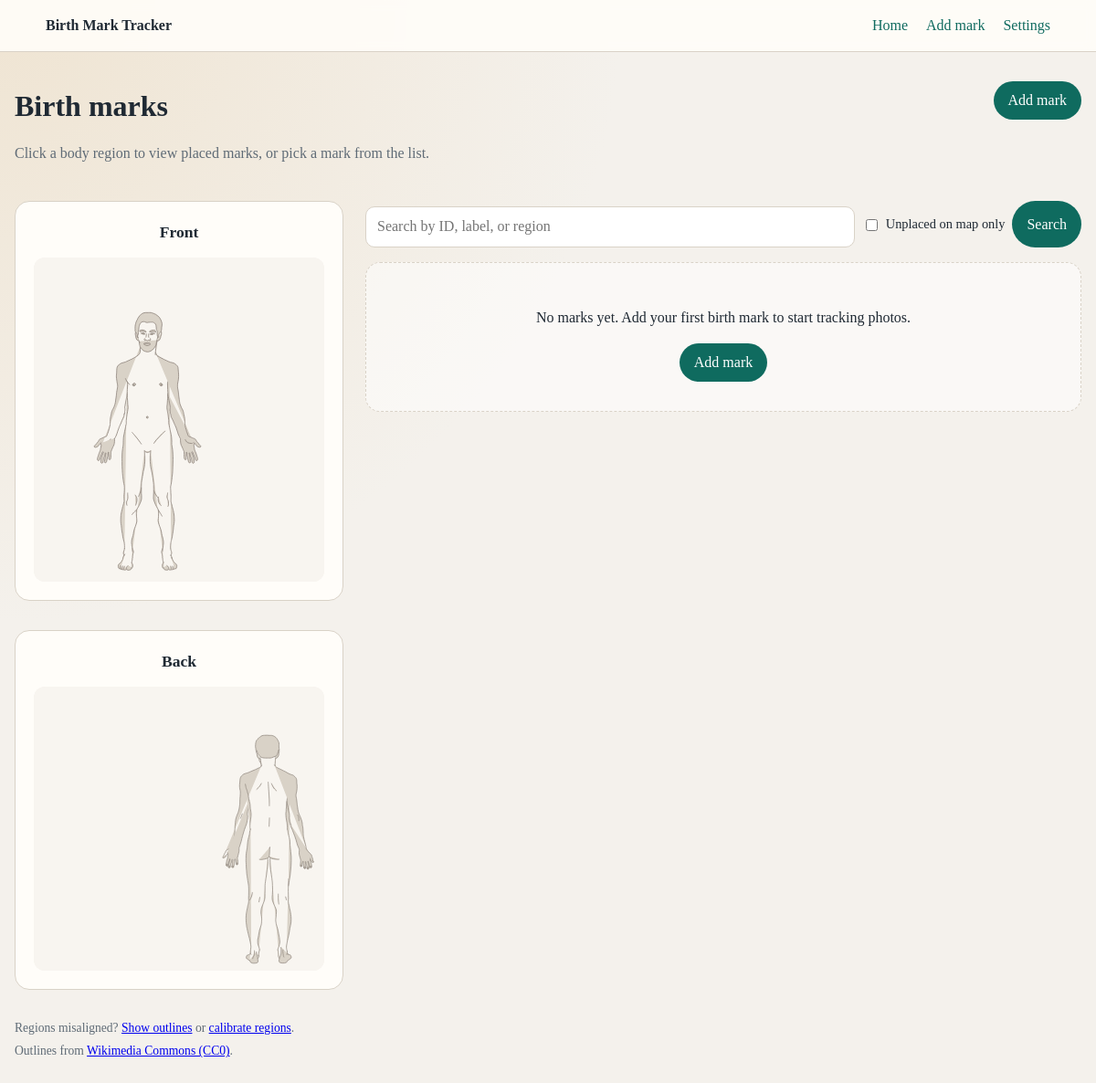
Before: / with the older database file.
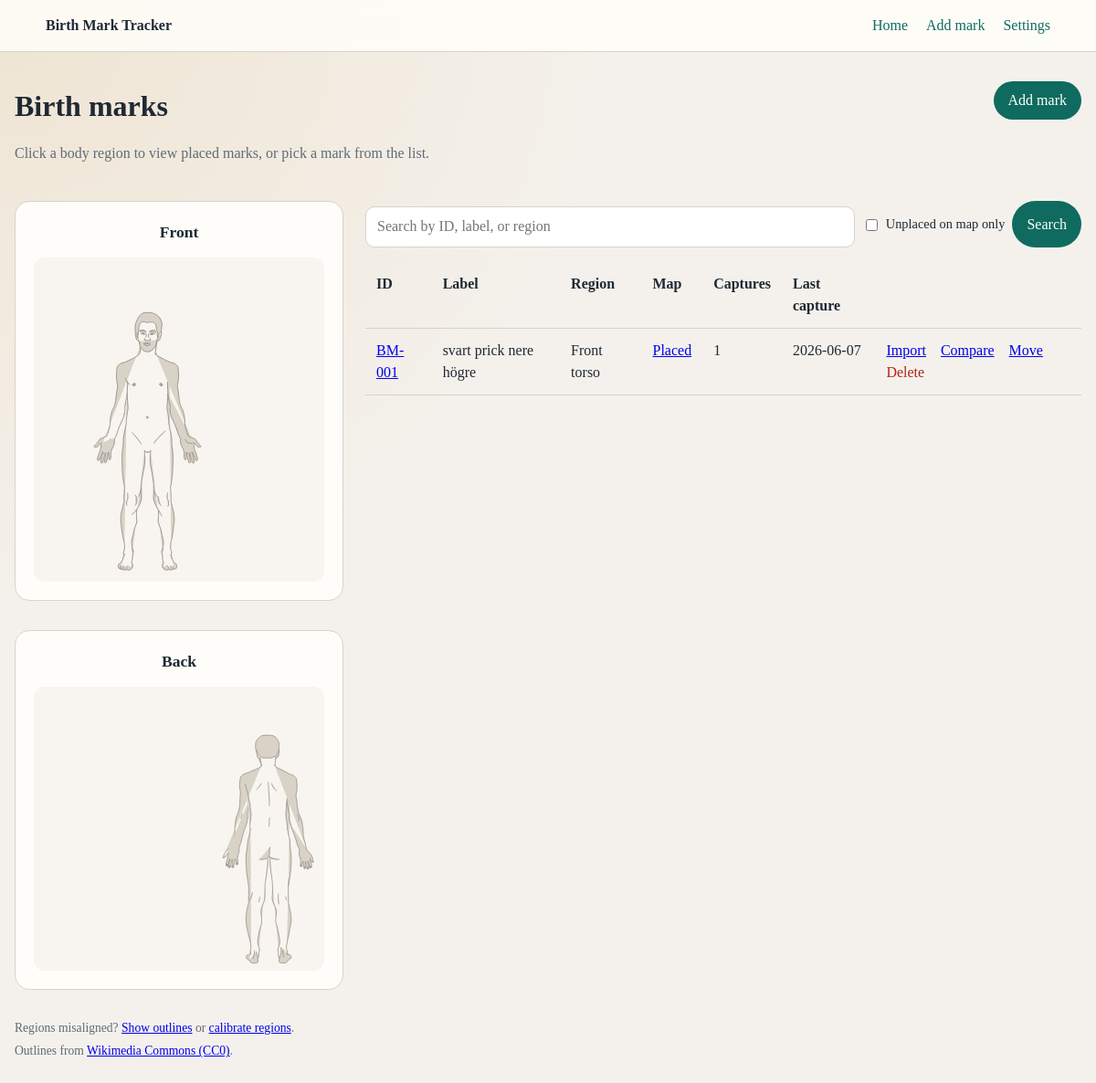
After: the same page with the newer database file.
### tables this page shows
CREATE TABLE marks (
                id TEXT PRIMARY KEY,
                label TEXT NOT NULL,
                body_region TEXT,
                notes TEXT,
                created_at TEXT NOT NULL
            , map_region TEXT, map_x REAL, map_y REAL);

### app/main.py (the view)
@app.get("/", response_class=HTMLResponse)
async def home(request: Request, q: str = "", unplaced: str = ""):
    search = q.strip() or None
    unplaced_only = unplaced.lower() in ("1", "true", "yes")
    mark_list = db.list_marks(search=search, unplaced_only=unplaced_only)
    return templates.TemplateResponse(
        request,
        "index.html",
        {
            "marks": mark_list,
            "search": q,
            "unplaced_only": unplaced_only,
            **overview_context(request),
        },
    )

### web/templates/index.html (shortened to what the changed rows need)
{% extends "base.html" %}
{% block main_class %}container-wide{% endblock %}
{% block content %}
<section class="page-header">
  <div>
    <h1>Birth marks</h1>
  </div>
</section>
<div class="home-layout">
  <aside class="home-map-panel">
    <section class="card body-overview-panel">
      <h2>Front</h2>
    </section>
    <section class="card body-overview-panel">
      <h2>Back</h2>
    </section>
  </aside>
  <section class="home-marks-panel">
    {% if marks %}
    <div class="marks-table-wrap">
      <table class="marks-table">
        <thead>
          <tr>
            <th>ID</th>
            <th>Label</th>
            <th>Region</th>
            <th>Map</th>
            <th>Captures</th>
            <th>Last capture</th>
            <th></th>
          </tr>
        </thead>
        <tbody>
          {% for mark in marks %}
          <tr>
            <td><a href="/marks/{{ mark.id }}">{{ mark.id }}</a></td>
            <td>{{ mark.label }}</td>
            <td>
              {% if mark.body_region in region_labels %}
              {{ region_labels[mark.body_region] }}
              {% else %}
              {{ mark.body_region or "—" }}
              {% endif %}
            </td>
            <td>
              {% if mark.is_placed %}
              <a href="/body/{{ mark.map_region }}">Placed</a>
              {% else %}
              <span class="badge warn">Unplaced</span>
              {% endif %}
            </td>
            <td>{{ mark.capture_count }}</td>
            <td>
              {% if mark.last_capture_at %}
                {{ mark.last_capture_at.strftime("%Y-%m-%d") }}
              {% else %}
                —
              {% endif %}
            </td>
            <td class="actions">
              <a href="/marks/{{ mark.id }}/import">Import</a>
              <a href="/marks/{{ mark.id }}/compare">Compare</a>
              {% if mark.is_placed %}
              <a href="/marks/{{ mark.id }}/place">Move</a>
              {% endif %}
              <a class="danger-link" href="/marks/{{ mark.id }}/delete">Delete</a>
            </td>
          </tr>
          {% endfor %}
        </tbody>
      </table>
    </div>
    {% else %}
    <div class="empty-state">
      {% if unplaced_only %}
      <p>All marks are placed on the body map.</p>
      {% elif search %}
      <p>No marks match your search.</p>
      {% else %}
      <p>No marks yet. Add your first birth mark to start tracking photos.</p>
      <a class="button" href="/marks/new">Add mark</a>
      {% endif %}
    </div>
    {% endif %}
  </section>
</div>
{% endblock %}

Changed rows visible on the page:
added marks: id "BM-001", label "svart prick nere högre", body_region "Front torso", capture_count "1", last_capture_at "2026-06-07"
Other visible differences:
text no longer shown: "No marks yet. Add your first birth mark to start tracking photos. Add mark"
text now shown: "ID Label Region Map Captures Last capture"
